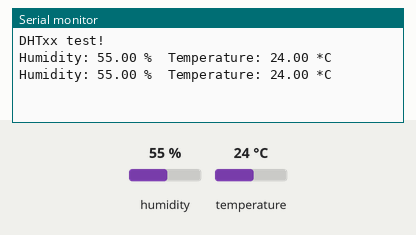
Bench run of a sketch on a simulated Arduino Uno, built with avr-gcc and run on an emulated ATmega328P. Parts: the last lines printed to the serial monitor. The test bench sets the inputs (shaded band); at power-on: humidity 55 %, temperature 24 °C.

Above: at 4.8 s.
4.9 s: humidity set to 22 %
At 6.7 s:
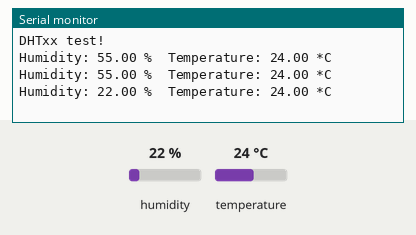
7.9 s: temperature set to 12 °C
At 9.1 s:
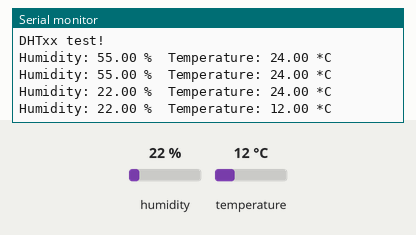
10.9 s: humidity set to 40 %
At 12.7 s:
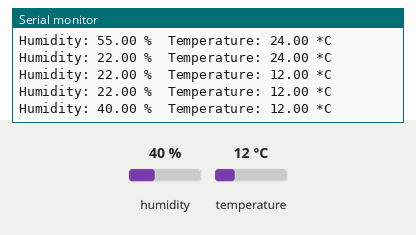
Timing chart, 0 to 14.2 s (numbered marks = the images above; inputs shaded):
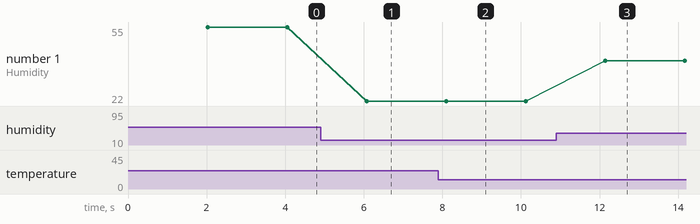

The sketch:

s.ino
```cpp
#include "DHT.h"
#define DHTPIN 2
#define DHTTYPE DHT11 // DHT 11

DHT dht(DHTPIN, DHTTYPE);

void setup() {
  // put your setup code here, to run once:
Serial.begin(9600);
Serial.println("DHTxx test!");
dht.begin();
}

void loop() {
  // put your main code here, to run repeatedly:
delay(2000);
float h = dht.readHumidity();
float t = dht.readTemperature();
 // Check if any reads failed and exit early (to try again).
if (isnan(h) || isnan(t)) {
  Serial.println("Failed to read from DHT sensor!");
  return;
}

Serial.print("Humidity: ");
  Serial.print(h);
  Serial.print(" %\t");
  Serial.print("Temperature: ");
  Serial.print(t);
  Serial.print(" *C ");
  Serial.println();
}
```

Measured:
- after the input at 4.9 s, the serial monitor: prints a new line after 1.2 s (image 1)
- after the input at 7.9 s, the serial monitor: prints a new line after 0.20 s (image 2)
- after the input at 10.9 s, the serial monitor: prints a new line after 1.2 s (image 3)
- plotted number 1: 55 → 22 after the input at 4.9 s, 22 → 40 after the input at 10.9 s
